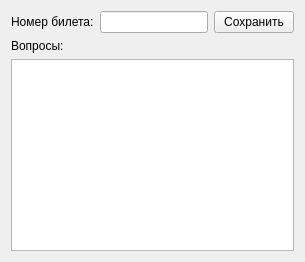
                  <widget class="QWidget" name="page_2">
                   <layout class="QVBoxLayout" name="verticalLayout_14" stretch="0,0,1">
                    <item>
                     <layout class="QHBoxLayout" name="horizontalLayout_31">
                      <item>
                       <widget class="QLabel" name="label_24">
                        <property name="sizePolicy">
                         <sizepolicy hsizetype="Preferred" vsizetype="Fixed">
                          <horstretch>0</horstretch>
                          <verstretch>0</verstretch>
                         </sizepolicy>
                        </property>
                        <property name="text">
                         <string>Номер билета:</string>
                        </property>
                       </widget>
                      </item>
                      <item>
                       <widget class="QLineEdit" name="currentExamCardNumberEdit"/>
                      </item>
                      <item>
                       <widget class="QPushButton" name="currentExamSaveCardNumberButton">
                        <property name="text">
                         <string>Сохранить</string>
                        </property>
                       </widget>
                      </item>
                     </layout>
                    </item>
                    <item>
                     <widget class="QLabel" name="label_25">
                      <property name="sizePolicy">
                       <sizepolicy hsizetype="Preferred" vsizetype="Fixed">
                        <horstretch>0</horstretch>
                        <verstretch>0</verstretch>
                       </sizepolicy>
                      </property>
                      <property name="text">
                       <string>Вопросы:</string>
                      </property>
                     </widget>
                    </item>
                    <item>
                     <widget class="QPlainTextEdit" name="currentExamCardQuestionsTextEdit">
                      <property name="sizePolicy">
                       <sizepolicy hsizetype="Expanding" vsizetype="Preferred">
                        <horstretch>0</horstretch>
                        <verstretch>0</verstretch>
                       </sizepolicy>
                      </property>
                      <property name="maximumSize">
                       <size>
                        <width>16777215</width>
                        <height>16777215</height>
                       </size>
                      </property>
                     </widget>
                    </item>
                   </layout>
                  </widget>
